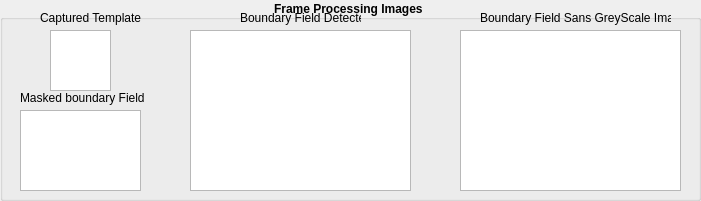
     <widget class="QGroupBox" name="groupBox_5">
      <property name="geometry">
       <rect>
        <x>370</x>
        <y>710</y>
        <width>701</width>
        <height>201</height>
       </rect>
      </property>
      <property name="font">
       <font>
        <weight>75</weight>
        <bold>true</bold>
       </font>
      </property>
      <property name="title">
       <string>Frame Processing Images </string>
      </property>
      <property name="alignment">
       <set>Qt::AlignCenter</set>
      </property>
      <widget class="QGraphicsView" name="template_wn">
       <property name="geometry">
        <rect>
         <x>50</x>
         <y>30</y>
         <width>61</width>
         <height>61</height>
        </rect>
       </property>
      </widget>
      <widget class="QLabel" name="label_9">
       <property name="geometry">
        <rect>
         <x>40</x>
         <y>10</y>
         <width>101</width>
         <height>16</height>
        </rect>
       </property>
       <property name="font">
        <font>
         <weight>50</weight>
         <bold>false</bold>
        </font>
       </property>
       <property name="text">
        <string>Captured Template</string>
       </property>
      </widget>
      <widget class="QLabel" name="label_10">
       <property name="geometry">
        <rect>
         <x>240</x>
         <y>10</y>
         <width>121</width>
         <height>16</height>
        </rect>
       </property>
       <property name="font">
        <font>
         <weight>50</weight>
         <bold>false</bold>
        </font>
       </property>
       <property name="text">
        <string>Boundary Field Detected</string>
       </property>
      </widget>
      <widget class="QGraphicsView" name="backgrndsans_wn">
       <property name="geometry">
        <rect>
         <x>460</x>
         <y>30</y>
         <width>221</width>
         <height>161</height>
        </rect>
       </property>
      </widget>
      <widget class="QLabel" name="label_14">
       <property name="geometry">
        <rect>
         <x>480</x>
         <y>10</y>
         <width>191</width>
         <height>16</height>
        </rect>
       </property>
       <property name="font">
        <font>
         <weight>50</weight>
         <bold>false</bold>
        </font>
       </property>
       <property name="text">
        <string>Boundary Field Sans GreyScale Image</string>
       </property>
      </widget>
      <widget class="QGraphicsView" name="backgrnd_wn">
       <property name="geometry">
        <rect>
         <x>190</x>
         <y>30</y>
         <width>221</width>
         <height>161</height>
        </rect>
       </property>
      </widget>
      <widget class="QGraphicsView" name="mask_wn">
       <property name="geometry">
        <rect>
         <x>20</x>
         <y>110</y>
         <width>121</width>
         <height>81</height>
        </rect>
       </property>
      </widget>
      <widget class="QLabel" name="label_13">
       <property name="geometry">
        <rect>
         <x>20</x>
         <y>90</y>
         <width>131</width>
         <height>16</height>
        </rect>
       </property>
       <property name="font">
        <font>
         <weight>50</weight>
         <bold>false</bold>
        </font>
       </property>
       <property name="text">
        <string>Masked boundary Field</string>
       </property>
      </widget>
     </widget>
